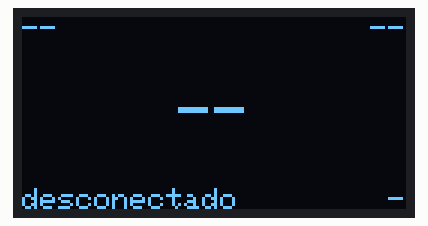
Recording of a program running on a simulated ESP32. On the bench: 128×64 one-colour display. WiFi joins after 1.5 s; servers stay silent unless stated; the display library's start-up logo is not drawn; the local clock reads 2024-03-15 10:24:30 at power-on unless the program sets it; what the program prints to the serial monitor is not drawn.

Above: at 1.2 s.
At 2.7 s:
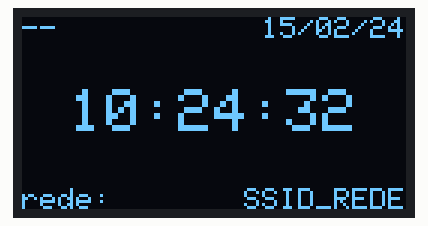
At 10.9 s:
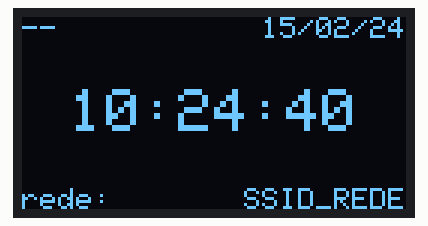
At 20.1 s:
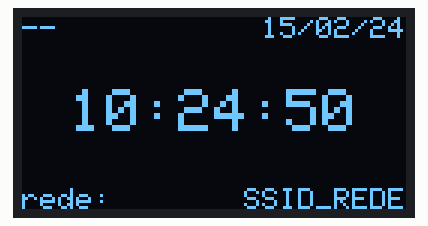
At 29.4 s:
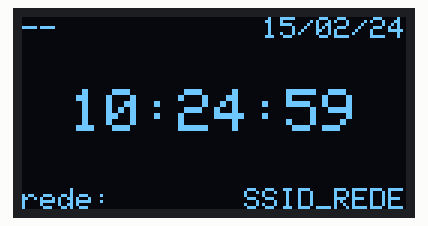
At 38.6 s:
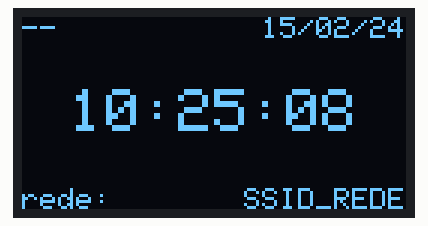

Measured:
- what the display in image 0 shows lasts 1.5 s, from 1.1 s to 2.6 s
- what the display in image 1 shows lasts 1.0 s, from 2.7 s to 3.7 s

The program:

main.cpp
```cpp
#include <Arduino.h>
#include <WiFi.h>
#include <time.h>
#include <display_esp.h>

const char* ssid       = "SSID_REDE";
const char* password   = "SENHA_REDE";

const char* ntpServer = "pool.ntp.org";
const long  gmtOffset_sec = -3*3600;
const int   daylightOffset_sec = 0;

void updateLocalTime();

void setup()
{
  Serial.begin(9600);
  initialize_display();
  setFooterLeft("desconectado");
  setFooterRight("-");
  updateDisplay();

  //connect to WiFi
  Serial.printf("Connecting to %s ", ssid);
  WiFi.begin(ssid, password);
  while (WiFi.status() != WL_CONNECTED) {
      delay(500);
      Serial.print(".");
  }
  setFooterLeft("rede:");
  setFooterRight(ssid);
  updateDisplay();

  //init and get the time
  configTime(gmtOffset_sec, daylightOffset_sec, ntpServer);
  updateLocalTime();

  //disconnect WiFi as it's no longer needed
  WiFi.disconnect(true);
  WiFi.mode(WIFI_OFF);
}

void loop()
{
  delay(1000);
  updateLocalTime();
}

void updateLocalTime()
{
  struct tm timeinfo;
  if(!getLocalTime(&timeinfo)){
    setBody("--:--:--");
    setHeaderRight("--/--/--");
    return;
  }else{
    char datestr[16];
    char timestr[16];
    sprintf(timestr, "%02d:%02d:%02d", timeinfo.tm_hour, timeinfo.tm_min, timeinfo.tm_sec);
    sprintf(datestr, "%02d/%02d/%02d", timeinfo.tm_mday, timeinfo.tm_mon, timeinfo.tm_year-100);
    setBody(timestr);
    setHeaderRight(datestr);
  }
  updateDisplay();
}
```

display_esp.h
```cpp
#ifndef DISPLAY_ESP_H
#define DISPLAY_ESP_H

#include <Wire.h>
#include <Adafruit_GFX.h>
#include <Adafruit_SSD1306.h>

#define SCREEN_WIDTH 128 // OLED display width, in pixels
#define SCREEN_HEIGHT 64 // OLED display height, in pixels

// Declaration for an SSD1306 display connected to I2C (SDA, SCL pins)
#define OLED_RESET     -1 // Reset pin # (or -1 if sharing Arduino reset pin)

void initialize_display();
void writeText(String text);
void setHeaderRight(String headerStr);
void setHeaderLeft(String headerStr);
void setBody(String bodyStr);
void setFooterRight(String footerStr);
void setFooterLeft(String footerStr);
void clearDisplay();
void updateDisplay();

#endif
```

display.cpp
```cpp
#include <display_esp.h>

Adafruit_SSD1306 display(SCREEN_WIDTH, SCREEN_HEIGHT, &Wire, OLED_RESET);

String headerRight = "--";
String headerLeft = "--";
String body = "--";
String footerLeft = "--";
String footerRight = "--";

void initialize_display()
{
    display.begin(SSD1306_SWITCHCAPVCC, 0x3C);
    display.display();
    delay(1000);
    display.clearDisplay();
    display.display();
}

void setHeaderRight(String headerStr){
    headerRight = headerStr;
}

void setHeaderLeft(String headerStr){
    headerLeft = headerStr;
}

void setBody(String bodyStr){
    body = bodyStr;
}

void setFooterRight(String footerStr){
    footerRight = footerStr;
}

void setFooterLeft(String footerStr){
    footerLeft = footerStr;
}

void writeText(String text)
{
    display.clearDisplay();

    display.setTextSize(1); // Draw 2X-scale text
    display.setTextColor(WHITE);
    display.setCursor(0, 0);
    display.println(F(text.c_str()));
    display.display(); // Show initial text
}

void updateDisplay(){
    display.clearDisplay();

    display.setTextSize(1); // Draw 2X-scale text
    display.setTextColor(WHITE);
    display.setCursor(0, 0);
    display.println(F(headerLeft.c_str()));

    display.setCursor(128-(headerRight.length()*6), 0);
    display.println(F(headerRight.c_str()));

    int scale = 2;
    display.setTextSize(scale); // Draw 2X-scale text
    display.setCursor((64-((body.length()*6*scale)/2)), 32-(scale*4));
    display.println(F(body.c_str()));

    display.setTextSize(1);
    display.setCursor(0, 57);
    display.println(F(footerLeft.c_str()));

    display.setCursor(128-(footerRight.length()*6), 57);
    display.println(F(footerRight.c_str()));

    display.display(); // Show initial text
}

void clearDisplay(){
    display.clearDisplay();
    display.display();
}
```
